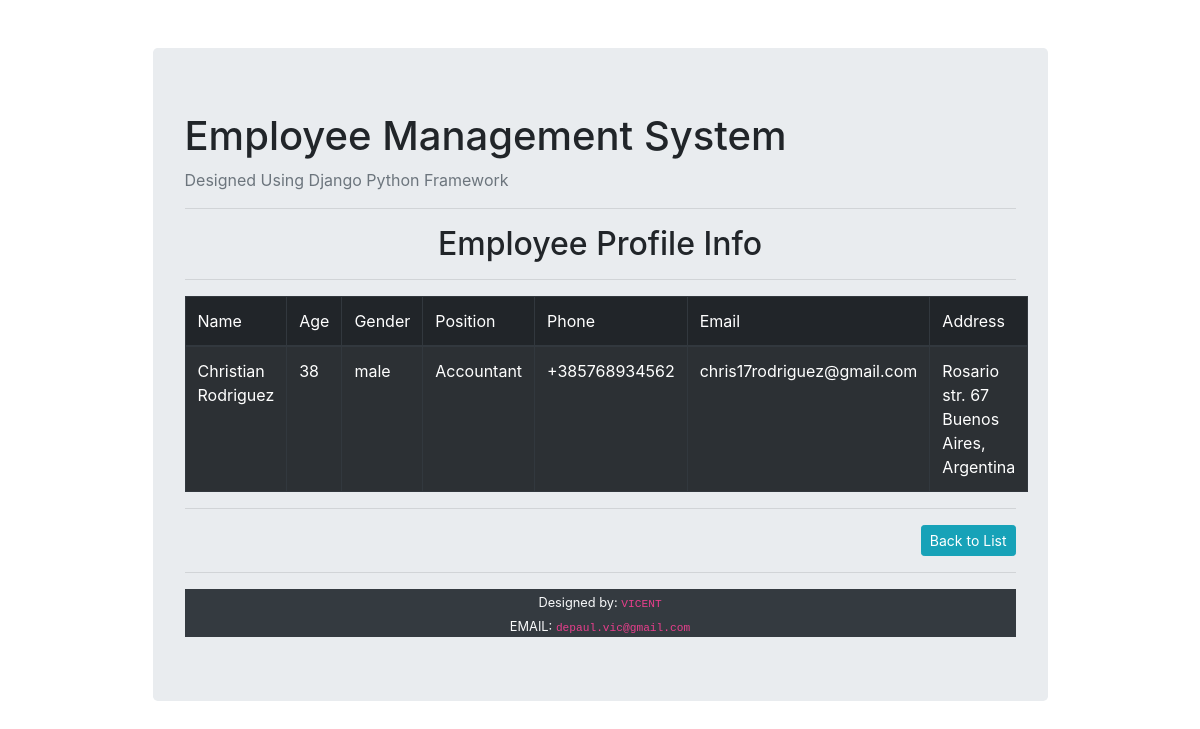
/employee/3/, run on the app's committed database.
### employee_registry/models.py (models this page shows, shortened)
class Employee(models.Model):
    GENDER_CHOICES = (
        ('male', 'MALE'),
        ('female', 'FEMALE'),
        ('prefer not to say', 'PREFER NOT TO SAY'),
    )
    name = models.CharField(max_length=100)
    email = models.CharField(max_length=100)
    phone = models.CharField(max_length=16)
    age = models.PositiveIntegerField()
    gender = models.CharField(max_length=50, choices=GENDER_CHOICES)
    address = models.TextField(max_length=200)
    position = models.ForeignKey(Position, on_delete=models.CASCADE)

class Position(models.Model):
    title = models.CharField(max_length=50)
    def __str__(self):
        return self.title

### employee_registry/views.py (the view)
# urls.py: path('employee/<int:id>/', views.employeeView, name='view'),
def employeeView(request, id):
    employee = Employee.objects.get(id=id)
    context={'employee':employee}
    return render(request, 'employee_registry/employee.html', context)

### employee_registry/templates/employee_registry/employee.html
{% extends 'employee_registry/main.html' %}
{% block content %}
   <h2 class="text-weight-bold text-center">Employee Profile Info</h2>
      <hr>
   <table class="table table-bordered table-striped table-dark table-hover">
      <thead class="text-weight-bold">
          <tr>
              <td>Name</td>
              <td>Age</td>
              <td>Gender</td>
              <td>Position</td>
              <td>Phone</td>
              <td>Email</td>
              <td>Address</td>
          </tr>
      </thead>
      <tbody>
          <tr>
            <td>{{ employee.name }}</td>
            <td>{{ employee.age }}</td>
            <td>{{ employee.gender }}</td>
            <td>{{ employee.position }}</td>
            <td>{{ employee.phone }}</td>
            <td>{{ employee.email }}</td>
            <td>{{ employee.address }}</td>
          </tr>
      </tbody>
   </table>
   <hr>
<div class="text-right">
    <a class="btn btn-sm btn-info" href="{% url 'list' %}">Back to List</a>
</div>
{% endblock %}

### data on the page
Employee: name "Christian Rodriguez", age "38", gender "male", position "Accountant", phone "+385768934562", email "chris17rodriguez@gmail.com", address "Rosario str. 67 Buenos Aires, Argentina"
